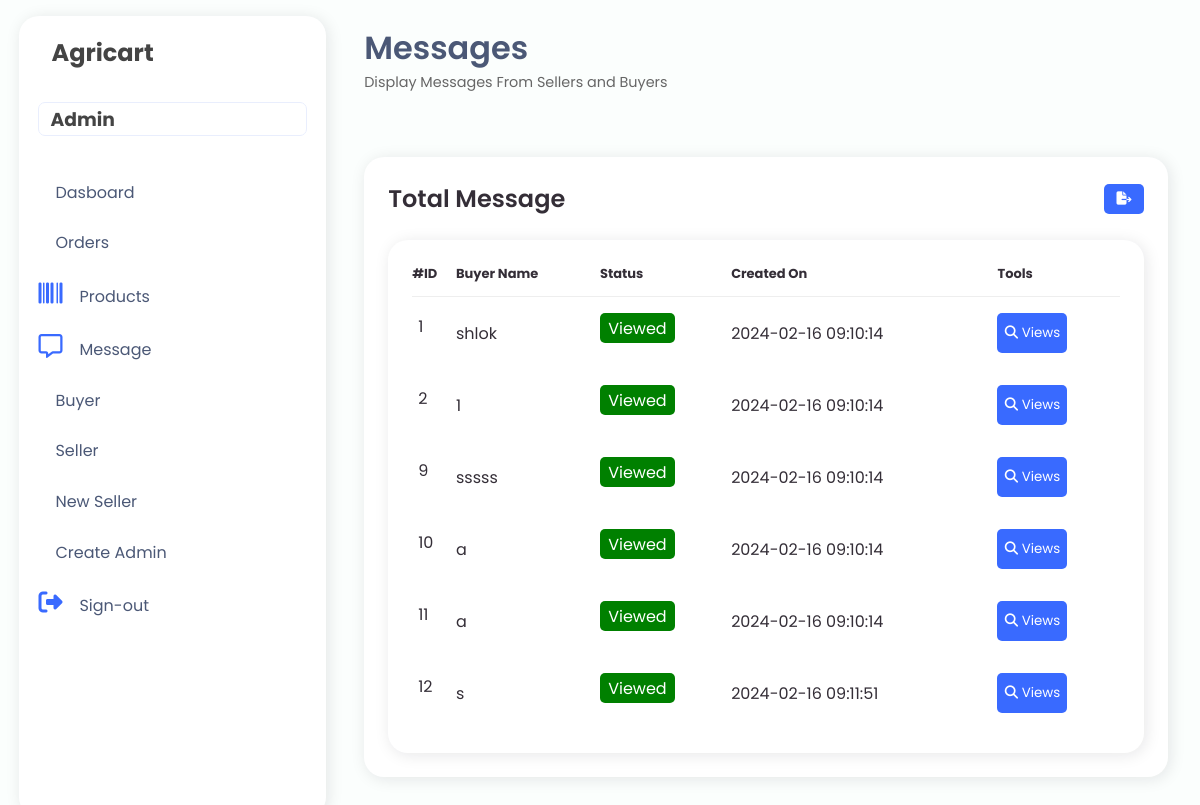
The app's page /admin/message.php (signed in), older data.
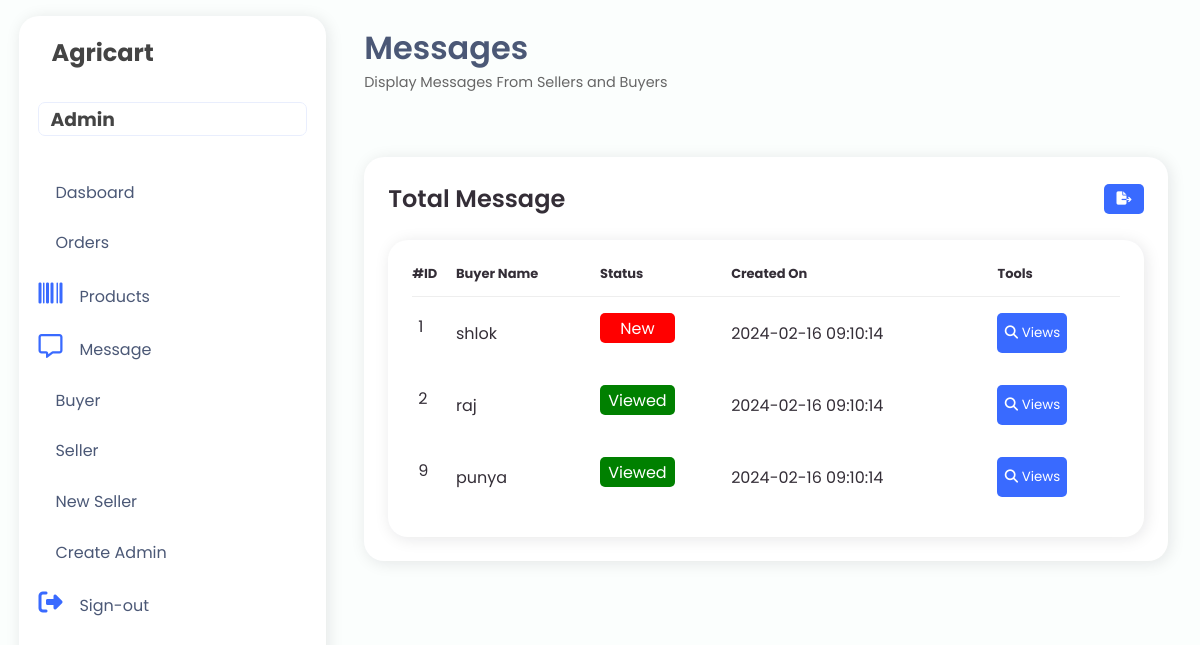
The same page, newer data.
### tables this page shows
CREATE TABLE `contact_details` (
  `contact_id` int(255) NOT NULL,
  `buyer_name` varchar(255) NOT NULL,
  `email` varchar(255) NOT NULL,
  `message` varchar(255) NOT NULL,
  `status` bigint(20) NOT NULL,
  `created_on` datetime NOT NULL
);

### admin/message.php (the view, shortened to what this page needs)
<?php
include ("../database/connection.php");
$query = "select* from contact_details";
$result = mysqli_query($conn, $query);
?>
<!DOCTYPE html>
<html lang="en">
<head>
    <link rel="stylesheet" href="https://maxst.icons8.com/vue-static/landings/line-awesome/line-awesome/1.3.0/css/line-awesome.min.css">
    <link rel="stylesheet" href="admin.css">
</head>
<body>
    <?php include ("navbar.php"); ?>
    <div class="main-content">
        <header>
            <div class="header-title-wrapper">
                <div class="header-title">
                    <h1>Messages</h1>
                    <p>Display Messages From Sellers and Buyers<span class="las la-chart-lin"></span></p>
                </div>
            </div>
        </header>
        <main>
            <div class="table-data">
                <div class="order">
                <div class="head">
            <h3>Total Message</h3>
            <form id="download">
                <button onclick="downloadCSV()"><i class="fa-solid fa-file-export"></i></button>
            </form>
        </div>
                    <section>
                        <div class="table-data">
                            <div class="order">
                                <table id="table">
                                    <thead>
                                        <tr>
                                            <th>#ID</th>
                                            <th>Buyer Name</th>
                                            <th>Status</th>
                                            <th>Created On</th>
                                            <th>Tools</th>
                                        </tr>
                                    </thead>
                                    <tbody>
                                        <?php
                                        if (mysqli_num_rows($result) > 0) {
                                        while($row = mysqli_fetch_assoc($result)){
                                        ?>
                                            <tr>
                                                <td><?php echo $row['contact_id'];?></td>
                                                <td><?php echo $row['buyer_name'];?></td>
                                                <td class="status" >
                                                    <div class="status_inner_div"  style="background-color: <?php echo ($row['status'] == 0) ? 'red' : 'green'; ?>;">
                                                        <span><?php echo ($row['status'] == 0) ? 'New' : 'Viewed'; ?></span>
                                                    </div>
                                                </td>
                                                <td><?php echo $row['created_on'];?></td>
                                                <td>
                                                    <button onclick="openPopup('<?php echo $row['contact_id']; ?>')"><i class="fa-solid fa-magnifying-glass"></i> Views</button>
                                                </td>
                                            </tr>
                                            <?php
                                            }
                                        }
                                       ?>
                                    </tbody>
                                </table>
                            </div>
                        </div>
                    </section>
                </div>
            </div>
        </main>
    </div>
</body>
</html>

Row changes from the older to the newer data that the page shows:
removed contact_details: contact_id "10", buyer_name "a", status "Viewed", created_on "2024-02-16 09:10:14"
removed contact_details: contact_id "11", buyer_name "a", status "Viewed", created_on "2024-02-16 09:10:14"
removed contact_details: contact_id "12", buyer_name "s", status "Viewed", created_on "2024-02-16 09:11:51"
changed contact_details "shlok": status "Viewed" → "New"
changed contact_details id 2: buyer_name "1" → "raj"
changed contact_details id 9: buyer_name "sssss" → "punya"
